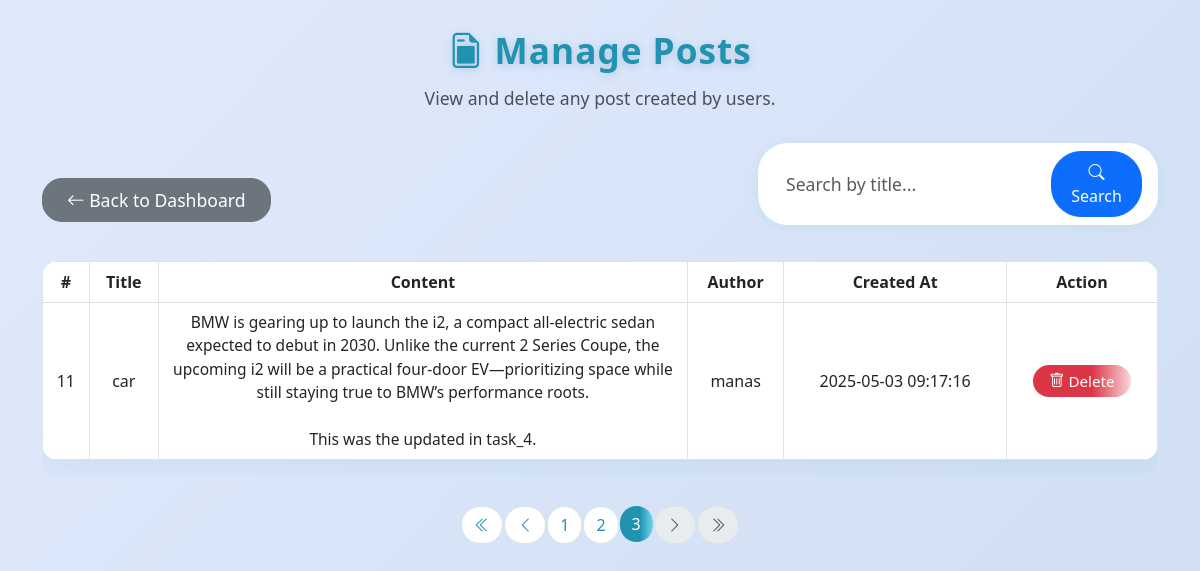
/manage_posts.php?page=3 (signed in), run on an earlier commit of the app's database.
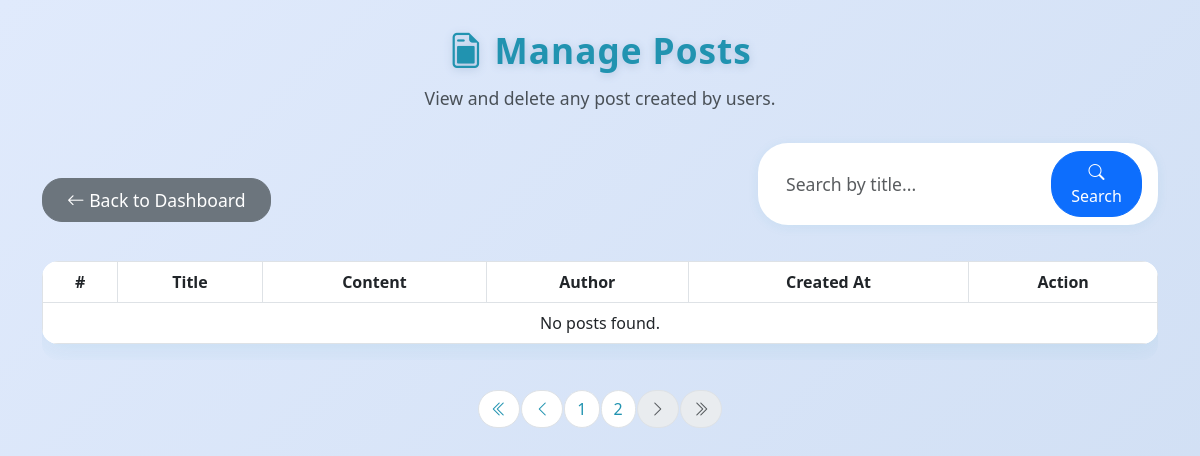
And on a later commit of the database.
### tables this page shows
CREATE TABLE `posts` (
  `id` int(11) NOT NULL,
  `title` varchar(255) NOT NULL,
  `content` text NOT NULL,
  `created_at` timestamp NOT NULL DEFAULT current_timestamp(),
  `user_id` int(11) DEFAULT NULL
);

CREATE TABLE `users` (
  `id` int(11) NOT NULL,
  `username` varchar(50) NOT NULL,
  `password` varchar(255) NOT NULL,
  `role` enum('admin','editor','user') DEFAULT 'user'
);

### manage_posts.php (the view, shortened to what the changed rows need)
<?php
include "db.php";
$limit = 5;
$page = isset($_GET['page']) && is_numeric($_GET['page']) ? intval($_GET['page']) : 1;
$offset = ($page - 1) * $limit;
$where = '';
$params = [];
$types = '';
$count_query = "SELECT COUNT(*) FROM posts JOIN users ON posts.user_id = users.id $where";
$count_stmt = $conn->prepare($count_query);
$count_stmt->execute();
$count_stmt->bind_result($total_posts);
$total_pages = ceil($total_posts / $limit);
$query = "SELECT posts.id, posts.title, posts.content, posts.created_at, users.username
          FROM posts
          JOIN users ON posts.user_id = users.id
          $where
          ORDER BY posts.created_at DESC
          LIMIT ? OFFSET ?";
$params2 = $params;
$types2 = $types . 'ii';
$params2[] = $limit;
$params2[] = $offset;
$stmt = $conn->prepare($query);
if ($where) {
    $stmt->bind_param($types2, ...$params2);
} else {
    $stmt->bind_param("ii", $limit, $offset);
}
$stmt->execute();
$result = $stmt->get_result();
?>
<!DOCTYPE html>
<html lang="en">
<head>
    <link href="https://cdn.jsdelivr.net/npm/bootstrap@5.3.0/dist/css/bootstrap.min.css" rel="stylesheet">
    <link href="https://cdn.jsdelivr.net/npm/bootstrap-icons@1.11.3/font/bootstrap-icons.css" rel="stylesheet">
</head>
<body>
    <div class="container py-4">
        <div class="table-responsive">
            <table class="table table-bordered align-middle">
                <thead>
                    <tr>
                        <th>#</th>
                        <th>Title</th>
                        <th>Content</th>
                        <th>Author</th>
                        <th>Created At</th>
                        <th>Action</th>
                    </tr>
                </thead>
                <tbody>
                    <?php if ($result && $result->num_rows > 0): $i = $offset + 1; ?>
                        <?php while($row = $result->fetch_assoc()): ?>
                            <tr>
                                <td><?= $i++; ?></td>
                                <td><?= htmlspecialchars($row['title']); ?></td>
                                <td class="post-content-full"><?= nl2br(htmlspecialchars($row['content'])); ?></td>
                                <td><?= htmlspecialchars($row['username']); ?></td>
                                <td><?= htmlspecialchars($row['created_at']); ?></td>
                                <td>
                                    <a href="manage_posts.php?delete=<?= $row['id']; ?>" class="btn btn-danger btn-sm" onclick="return confirm('Are you sure you want to delete this post?');">
                                        <i class="bi bi-trash"></i> Delete
                                    </a>
                                </td>
                            </tr>
                        <?php endwhile; ?>
                    <?php else: ?>
                        <tr>
                            <td colspan="6" class="text-center">No posts found.</td>
                        </tr>
                    <?php endif; ?>
                </tbody>
            </table>
        </div>
        <?php if ($total_pages > 1): ?>
        <nav>
            <ul class="pagination">
                <?php
                $start = max(1, $page - 2);
                $end = min($total_pages, $page + 2);
                if ($end - $start < 4) {
                    if ($start == 1) $end = min($total_pages, $start + 4);
                    if ($end == $total_pages) $start = max(1, $end - 4);
                }
                for ($p = $start; $p <= $end; $p++): ?>
                    <li class="page-item<?= $p == $page ? ' active' : '' ?>">
                        <a class="page-link" href="?<?= http_build_query(array_merge($_GET, ['page' => $p])) ?>"><?= $p ?></a>
                    </li>
                <?php endfor; ?>
            </ul>
        </nav>
        <?php endif; ?>
    </div>
</body>
</html>

What changed in the data, as far as the page shows it:
removed posts: title "car", content "BMW is gearing up to launch the i2, a compact all-electric sedan expected to debut in 2030. Unlike the current 2 Series Coupe, the upcoming i2 will be a practical four-door EV—prioritizing space while still staying true to BMW’s performance roots. This was the updated in task_4.", user.username "manas", created_at "2025-05-03 09:17:16"
Also different on the page:
text now shown: "No posts found."
list line gone: "3"
